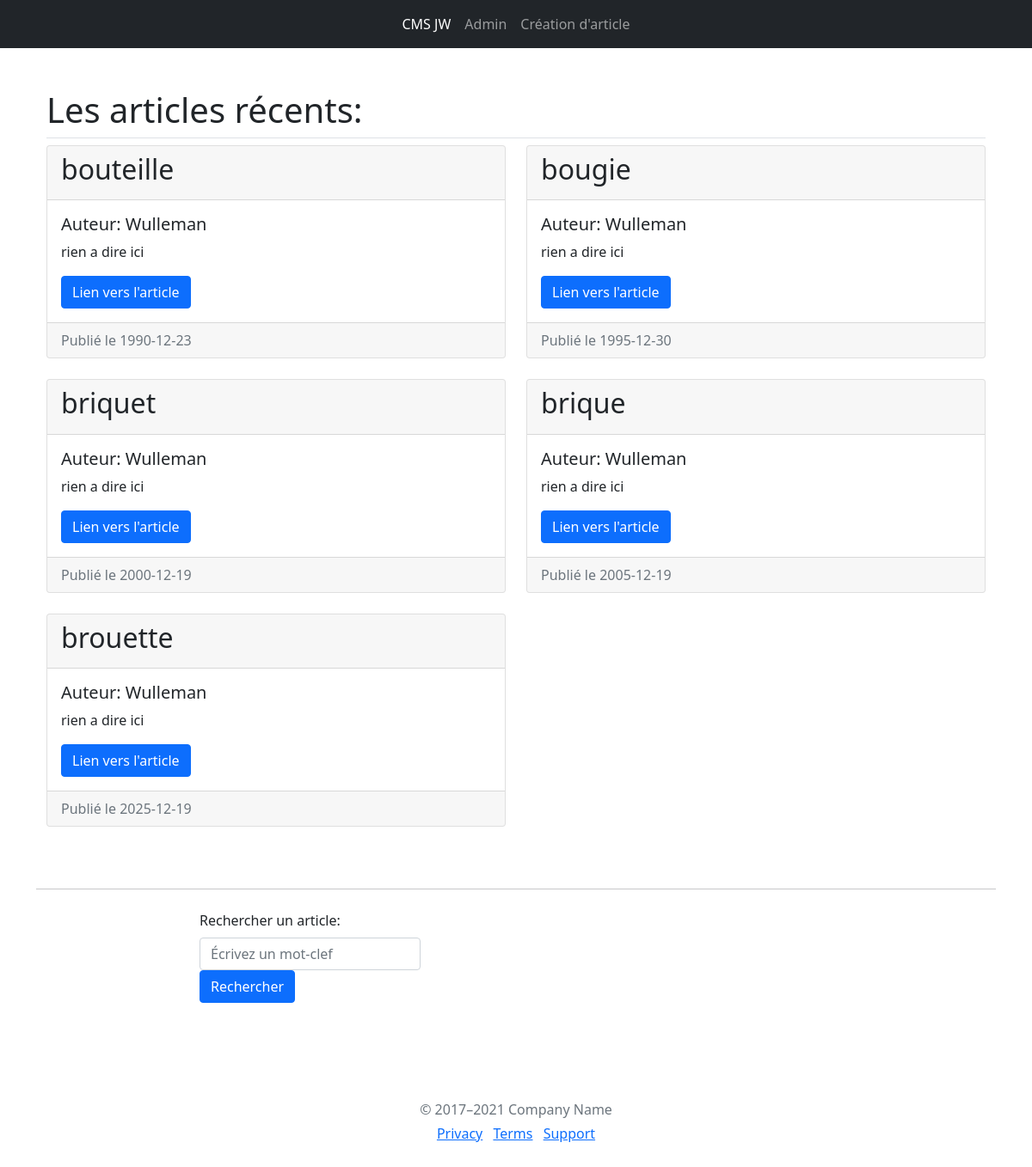
The page / on the database its author committed.
### tables this page shows
CREATE TABLE article(
    identifiant varchar(50) PRIMARY KEY,
    titre varchar(50) NOT NULL,
    auteur varchar(50) NOT NULL,
    date_publication datetime NOT NULL,
    paragraphe varchar(200) NOT NULL
);

### app.py (the view)
@tp1.route('/', methods=['GET', 'POST'])
def home():
    if request.method == 'GET':
        titre = "Les articles récents:"
        articles = get_db().get_articles(5)
    else:
        titre = "Résultat de la recherche:"
        recherche = request.form["recherche"]
        recherche = recherche.strip()
        articles = get_db().get_articles_clef(recherche)
    return render_template("liste_articles.html",
                           titre=titre, articles=articles)

### app.py (called while the page is built)
def get_db():
    db = getattr(g, '_database', None)
    if db is None:
        g._database = Database()
    return g._database

@tp1.teardown_appcontext
def close_connection(exception):
    db = getattr(g, '_database', None)
    if db is not None:
        db.disconnect()

### database.py (called while the page is built)
    def get_connection(self):
        if self.connection is None:
            self.connection = sqlite3.connect('db/database.db')
        return self.connection

    def disconnect(self):
        if self.connection is not None:
            self.connection.close()
            self.connection = None

    def get_articles(self, nbArticles=0):
        cursor = self.get_connection().cursor()
        try:
            int(nbArticles)
        except NameError:
            print(NameError)
            return None
        else:
            requete = ""
            if nbArticles > 0:
                requete = "SELECT * FROM article WHERE date_publication" + \
                    " <= date() LIMIT " + \
                    str(nbArticles)
            else:
                requete = "SELECT titre, date_publication, " + \
                    "identifiant FROM article"
            cursor.execute(requete)
            articles = cursor.fetchall()
            return articles

### templates/liste_articles.html (shortened to what this page needs)
{% extends "layout.html" %}
{%block content%}
<div class="container px-4 py-5" id="featured-3">
    <h1 class="pb-2 border-bottom">{{ titre }}</h1>
    <div class="row  row-cols-1 row-cols-md-2 g-4">
        {% if articles|length == 0 %}
        <h2>Aucun résultat trouvé</h2>
        {% else %}
        {% for article in articles %}
        <div class="feature col">
            <div class="card">
                <div class="card-header">
                    <h2>{{ article[1] }}</h2>
                </div>
                <div class="card-body">
                    <h5 class="card-title">Auteur: {{ article[2] }}</h5>
                    <p class="card-text">{{ article[4] }}</p>
                    <a href="/article/{{ article[0] }}" class="btn btn-primary">Lien vers l'article</a>
                </div>
                <div class="card-footer text-muted">
                    Publié le {{ article[3] }}
                </div>
            </div>
        </div>
        {% endfor %}
        {% endif %}
    </div>
</div>
<div class="container ">
    <hr class="my-4">
    <div class="row height d-flex justify-content-center align-items-center">
        <div class="col-md-8">
            <div class="input-group mb-3">
                <form action="/" method="post">
                    <label for="recherche" class="form-label">Rechercher un article:</label>
                    <input class="form-control" type="search" name="recherche" minlength="2" maxlength="50"
                        pattern="[A-Za-z]*" placeholder="Écrivez un mot-clef" id="recherche">
                    <button type="submit" class="btn btn-primary">Rechercher</button>
                </form>
            </div>
        </div>
    </div>
</div>
{%endblock%}

### rows shown on the page
article: titre "bouteille", auteur "Wulleman", paragraphe "rien a dire ici", date_publication "1990-12-23"
article: titre "bougie", auteur "Wulleman", paragraphe "rien a dire ici", date_publication "1995-12-30"
article: titre "briquet", auteur "Wulleman", paragraphe "rien a dire ici", date_publication "2000-12-19"
article: titre "brique", auteur "Wulleman", paragraphe "rien a dire ici", date_publication "2005-12-19"
article: titre "brouette", auteur "Wulleman", paragraphe "rien a dire ici", date_publication "2025-12-19"

### other values the page prints
{{ titre }} "Les articles récents:"
